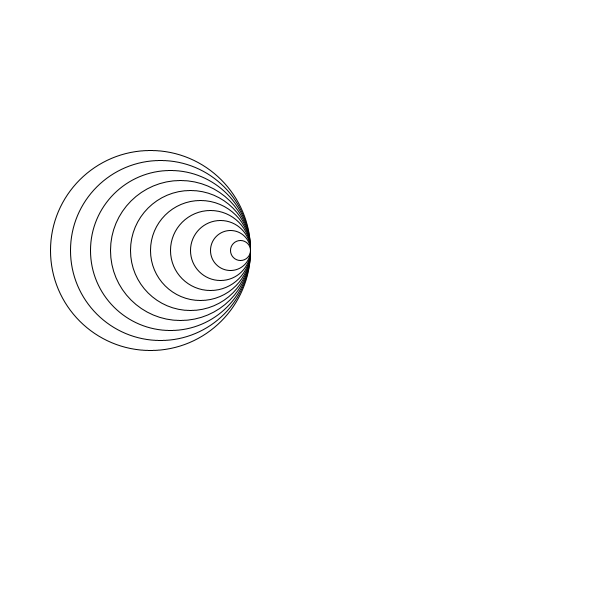
Frame 1 (no input)
Frame 60 (the mouse pressed at the canvas centre just before this capture): identical to frame 1, image omitted
Frame 120 (the mouse held since frame 60 and released just before this capture): identical to frame 1, image omitted

The Processing sketch that drew this single still picture (run headless with seeded random() and noise(); from frame 60 on, the mouse is pressed at the canvas centre):

// Processing sketch: sketch_9_6
// ── sketch_9_6.pde
void setup(){
  size(600,600);
}

void draw(){
  background(255,255,255);
 drawRight(250,250,200,10);
}

void drawRight(int x, int y, int sizeC, int aantal){
   for(int i = 0; i < aantal; i++){
    ellipse(x - sizeC/2,y,sizeC,sizeC);
    sizeC -=20;
  }
}
